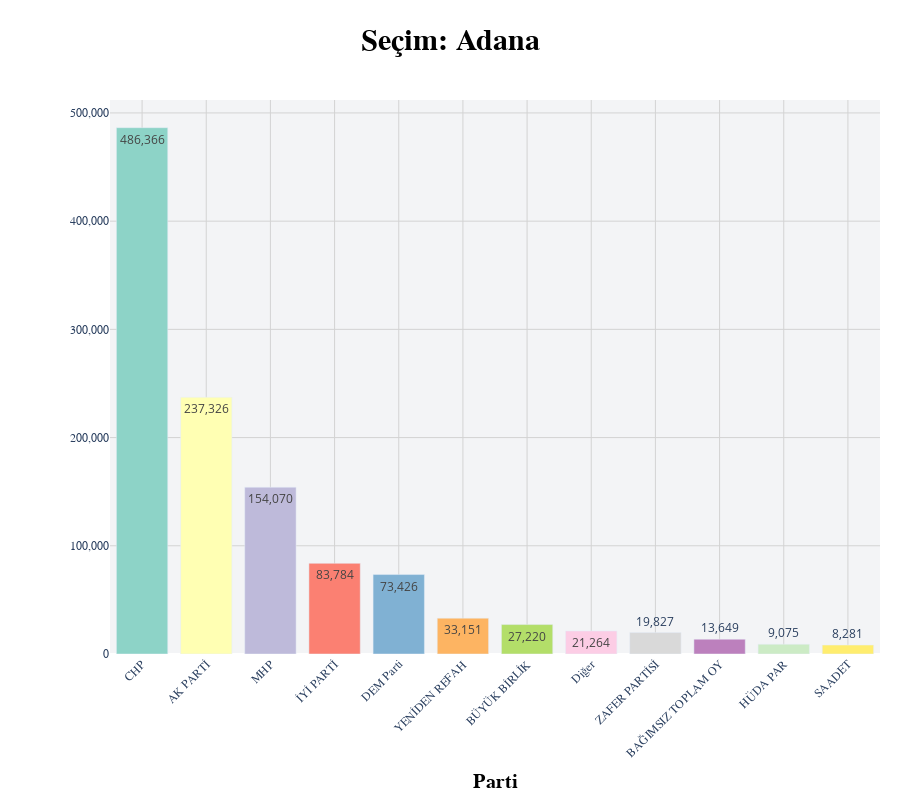

The notebook cell saved with this chart:
### Code cell
# Group smaller categories into "Other"
threshold = 0.005 * sum(values)
labels_grouped = []
values_grouped = []
other_value = 0

for label, value in zip(labels, values):
    if value < threshold:
        other_value += value
    else:
        labels_grouped.append(label)
        values_grouped.append(value)

if other_value > 0:
    labels_grouped.append('Diğer')
    values_grouped.append(other_value)
    
sorted_labels_values = sorted(zip(values_grouped, labels_grouped), reverse=True)
values_grouped_sorted, labels_grouped_sorted = zip(*sorted_labels_values)




fig_bar = go.Figure(
    data=[
        go.Bar(
            name="",
            x=labels_grouped_sorted,
            y=values_grouped_sorted,
            text=values_grouped_sorted,
            texttemplate="%{text:,}",
            textposition='auto',
            marker=dict(color=px.colors.qualitative.Set3),
            hovertemplate="%{label}: %{value}",

        )
    ]
)

# Update layout for the bar chart
fig_bar.update_layout(
    title_text=f"Seçim: {city_code_map.get(city_code, "Şehir Bulunamadı").capitalize()}",
    title_x=0.5,
    height=800,
    margin=dict(t=100, b=200, l=100, r=100),
    title_xanchor="center",
    xaxis_title="Parti",
    yaxis_title="",
    xaxis=dict(tickangle=-45),
)

fig_bar.update_layout(design)
fig_bar.show()

### Figure 1 — Plotly figure (JSON) as saved in the notebook; plotly's stock layout.template omitted (floating-point values rounded to 4 significant figures)
{"data": [{"hovertemplate": "%{label}: %{value}", "marker": {"color": ["rgb(141,211,199)", "rgb(255,255,179)", "rgb(190,186,218)", "rgb(251,128,114)", "rgb(128,177,211)", "rgb(253,180,98)", "rgb(179,222,105)", "rgb(252,205,229)", "rgb(217,217,217)", "rgb(188,128,189)", "rgb(204,235,197)", "rgb(255,237,111)"]}, "name": "", "text": ["486366", "237326", "154070", "83784", "73426", "33151", "27220", "21264", "19827", "13649", "9075", "8281"], "textposition": "auto", "texttemplate": "%{text:,}", "type": "bar", "x": ["CHP", "AK PARTİ", "MHP", "İYİ PARTİ", "DEM Parti", "YENİDEN REFAH", "BÜYÜK BİRLİK", "Diğer", "ZAFER PARTİSİ", "BAĞIMSIZ TOPLAM OY", "HÜDA PAR", "SAADET"], "y": [486366, 237326, 154070, 83784, 73426, 33151, 27220, 21264, 19827, 13649, 9075, 8281]}], "layout": {"height": 800, "margin": {"b": 110, "l": 110, "r": 20, "t": 100}, "plot_bgcolor": "#f3f4f6", "title": {"font": {"color": "black", "family": "Verdana", "size": 30, "weight": "bold"}, "text": "Seçim: Adana", "x": 0.5, "xanchor": "center"}, "xaxis": {"gridcolor": "lightgray", "showgrid": true, "tickangle": -45, "tickfont": {"family": "Verdana", "size": 12}, "title": {"font": {"color": "black", "family": "Verdana", "size": 20, "weight": "bold"}, "text": "Parti"}}, "yaxis": {"gridcolor": "lightgray", "showgrid": true, "tickfont": {"family": "Verdana", "size": 12}, "tickformat": ",", "title": {"font": {"color": "black", "family": "Verdana", "size": 20, "weight": "bold"}, "text": ""}}}}
